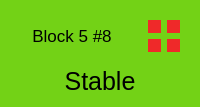
               <widget class="QWidget" name="cell_n8" native="true">
                <property name="styleSheet">
                 <string notr="true">background-color: rgb(115, 210, 22);
border-color: rgb(255, 255, 255);</string>
                </property>
                <layout class="QGridLayout" name="gridLayout_17">
                 <item row="0" column="0">
                  <widget class="QLabel" name="n8">
                   <property name="font">
                    <font>
                     <pointsize>13</pointsize>
                    </font>
                   </property>
                   <property name="text">
                    <string>Block 5 #8</string>
                   </property>
                   <property name="alignment">
                    <set>Qt::AlignCenter</set>
                   </property>
                  </widget>
                 </item>
                 <item row="0" column="1">
                  <widget class="QWidget" name="w8" native="true">
                   <property name="sizePolicy">
                    <sizepolicy hsizetype="Fixed" vsizetype="Fixed">
                     <horstretch>0</horstretch>
                     <verstretch>0</verstretch>
                    </sizepolicy>
                   </property>
                   <property name="minimumSize">
                    <size>
                     <width>50</width>
                     <height>50</height>
                    </size>
                   </property>
                   <property name="maximumSize">
                    <size>
                     <width>50</width>
                     <height>50</height>
                    </size>
                   </property>
                   <layout class="QGridLayout" name="gridLayout_18">
                    <item row="0" column="0">
                     <widget class="QWidget" name="n8_mainsys" native="true">
                      <property name="styleSheet">
                       <string notr="true">background-color: rgb(239, 41, 41);</string>
                      </property>
                     </widget>
                    </item>
                    <item row="0" column="1">
                     <widget class="QWidget" name="n8_mainradar" native="true">
                      <property name="styleSheet">
                       <string notr="true">background-color: rgb(239, 41, 41);</string>
                      </property>
                     </widget>
                    </item>
                    <item row="1" column="0">
                     <widget class="QWidget" name="n8_subsys" native="true">
                      <property name="styleSheet">
                       <string notr="true">background-color: rgb(239, 41, 41);</string>
                      </property>
                     </widget>
                    </item>
                    <item row="1" column="1">
                     <widget class="QWidget" name="n8_subradar" native="true">
                      <property name="styleSheet">
                       <string notr="true">background-color: rgb(239, 41, 41);</string>
                      </property>
                     </widget>
                    </item>
                   </layout>
                  </widget>
                 </item>
                 <item row="1" column="0" colspan="2">
                  <widget class="QLabel" name="n8_display">
                   <property name="font">
                    <font>
                     <pointsize>19</pointsize>
                    </font>
                   </property>
                   <property name="styleSheet">
                    <string notr="true">border-color: rgb(255, 255, 255);</string>
                   </property>
                   <property name="text">
                    <string>Stable</string>
                   </property>
                   <property name="alignment">
                    <set>Qt::AlignCenter</set>
                   </property>
                  </widget>
                 </item>
                </layout>
               </widget>
